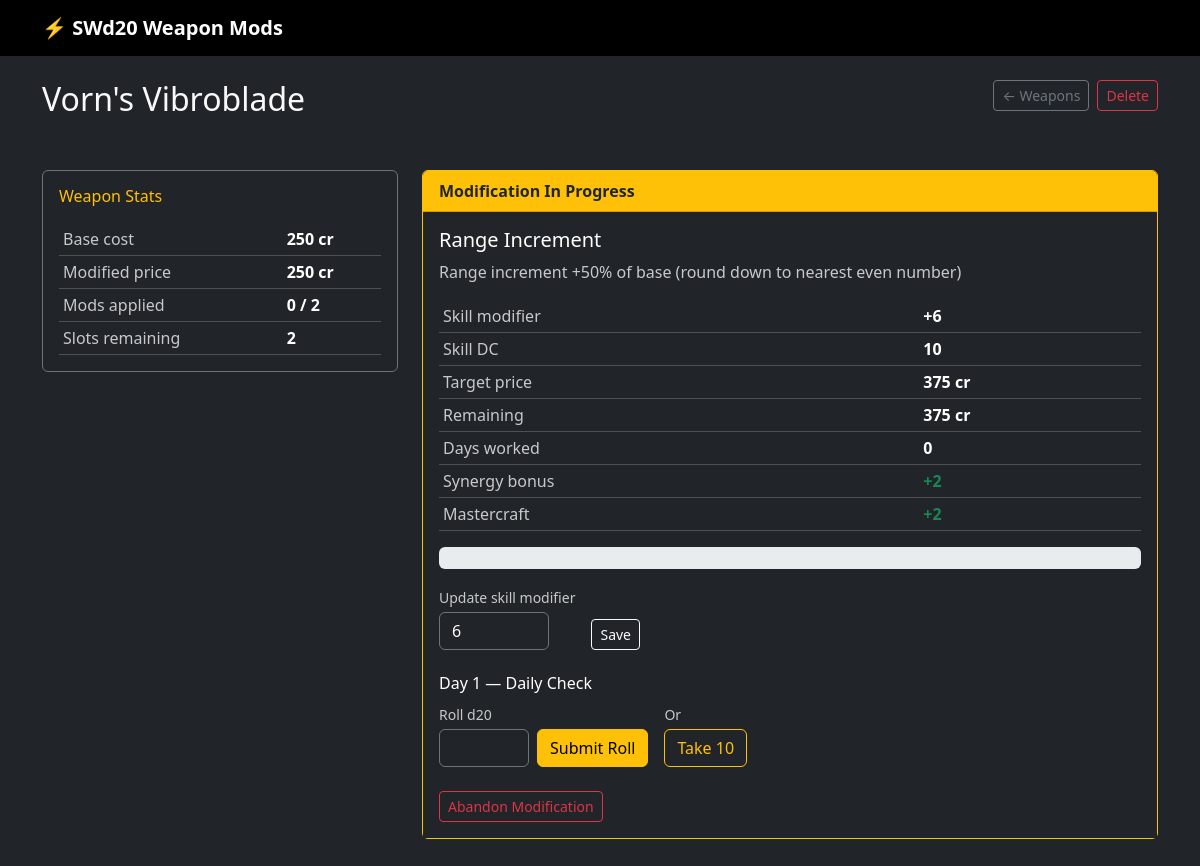
Page /weapon/5 on the committed database.
### app.py (models this page shows)
class DBWeapon(db.Model):
    __tablename__ = "weapon"
    id = db.Column(db.Integer, primary_key=True)
    name = db.Column(db.String(200), nullable=False)
    weapon_type = db.Column(db.String(50), nullable=False)
    base_cost = db.Column(db.Integer, nullable=False)
    personalized = db.Column(db.Boolean, default=False)
    created_at = db.Column(db.DateTime, default=_utcnow)
    applied_mods = db.relationship(
        "DBAppliedMod", backref="weapon", lazy=True, order_by="DBAppliedMod.id",
        cascade="all, delete-orphan",
    )
    in_progress = db.relationship(
        "DBInProgressMod", backref="weapon", uselist=False, lazy=True,
        cascade="all, delete-orphan",
    )
    def to_rules_weapon(self) -> RulesWeapon:
        w = RulesWeapon(
            name=self.name,
            weapon_type=self.weapon_type,
            base_cost=self.base_cost,
            personalized=self.personalized,
        )
        w.applied_mods = [Mod(m.mod_name) for m in self.applied_mods]
        return w
    @property
    def max_mods(self) -> int:
        rules = WEAPON_LIMITS[self.weapon_type]
        return rules["personal"] if self.personalized else rules["custom"]
    @property
    def mod_count(self) -> int:
        return len(self.applied_mods)
    @property
    def slots_remaining(self) -> int:
        return self.max_mods - self.mod_count
    @property
    def modified_price(self) -> int:
        return int(self.base_cost * (1 + 0.5 * self.mod_count))

class DBInProgressMod(db.Model):
    __tablename__ = "in_progress_mod"
    id = db.Column(db.Integer, primary_key=True)
    weapon_id = db.Column(db.Integer, db.ForeignKey("weapon.id"), nullable=False)
    mod_name = db.Column(db.String(50), nullable=False)
    skill_modifier = db.Column(db.Integer, nullable=False)
    synergy_bonus = db.Column(db.Boolean, default=False)
    mastercraft_bonus = db.Column(db.Boolean, default=False)
    no_tools_penalty = db.Column(db.Boolean, default=False)
    target_price = db.Column(db.Integer, nullable=False)
    remaining_credits = db.Column(db.Integer, nullable=False)
    day_count = db.Column(db.Integer, default=0)
    dc = db.Column(db.Integer, nullable=False)
    started_at = db.Column(db.DateTime, default=_utcnow)

### app.py (the view)
@app.route("/weapon/<int:weapon_id>")
def weapon_detail(weapon_id):
    weapon = db.get_or_404(DBWeapon, weapon_id)
    rules_weapon = weapon.to_rules_weapon()
    available_mods = [m for m in Mod if rules_weapon.can_apply(m)[0]]
    return render_template(
        "weapon_detail.html",
        weapon=weapon,
        available_mods=available_mods,
        mod_stat_changes=MOD_STAT_CHANGES,
        Mod=Mod,
        ONCE_PER_WEAPON=ONCE_PER_WEAPON,
    )

### swd20weaponmod.py (called while the page is built)
    @property
    def _rules(self) -> dict:
        return WEAPON_LIMITS[self.weapon_type.lower()]

    @property
    def dc(self) -> int | None:
        return self._rules["dc"]

    @property
    def max_mods(self) -> int:
        return self._rules["personal"] if self.personalized else self._rules["custom"]

    @property
    def mod_count(self) -> int:
        return len(self.applied_mods)

    def can_apply(self, mod: Mod) -> tuple[bool, str]:
        if self.dc is None:
            return False, "This weapon type cannot be modified."
        if self.mod_count >= self.max_mods:
            mode = "personalized" if self.personalized else "customized"
            return False, f"Modification limit reached ({self.max_mods} {mode} mods)."
        if mod in ONCE_PER_WEAPON and mod in self.applied_mods:
            return False, f"{mod.value} can only be applied once per weapon."
        return True, "OK"

### templates/weapon_detail.html (shortened to what this page needs)
{% extends 'base.html' %}
{% block content %}
<div class="d-flex justify-content-between align-items-start mb-4">
  <div>
    <h2 class="mb-1">{{ weapon.name }}</h2>
    <span class="text-muted">{{ weapon.weapon_type.title() }} &mdash; {{ 'Personalized' if weapon.personalized else 'Customized' }}</span>
  </div>
  <div class="d-flex gap-2">
    <a href="{{ url_for('index') }}" class="btn btn-outline-secondary btn-sm">← Weapons</a>
    <form method="POST" action="{{ url_for('delete_weapon', weapon_id=weapon.id) }}"
          onsubmit="return confirm('Delete {{ weapon.name }}? This cannot be undone.')">
      <button class="btn btn-outline-danger btn-sm">Delete</button>
    </form>
  </div>
</div>
<div class="row g-4">
  <div class="col-md-4">
    <div class="card bg-dark border border-secondary mb-3">
      <div class="card-body">
        <h6 class="card-title text-warning mb-3">Weapon Stats</h6>
        <table class="table table-dark table-sm mb-0">
          <tbody>
            <tr><td class="text-white opacity-75">Base cost</td>      <td class="text-white fw-semibold">{{ weapon.base_cost }} cr</td></tr>
            <tr><td class="text-white opacity-75">Modified price</td> <td class="text-white fw-semibold">{{ weapon.modified_price }} cr</td></tr>
            <tr><td class="text-white opacity-75">Mods applied</td>   <td class="text-white fw-semibold">{{ weapon.mod_count }} / {{ weapon.max_mods }}</td></tr>
            <tr><td class="text-white opacity-75">Slots remaining</td><td class="text-white fw-semibold">{{ weapon.slots_remaining }}</td></tr>
          </tbody>
        </table>
      </div>
    </div>
  </div>
  <div class="col-md-8">
    {% if weapon.in_progress %}
      {% set ip = weapon.in_progress %}
      {% set pct = (((ip.target_price - ip.remaining_credits) / ip.target_price) * 100) | int %}
    <div class="card bg-dark border-warning">
      <div class="card-header bg-warning text-dark fw-bold">
        Modification In Progress
      </div>
      <div class="card-body bg-dark text-light">
        <h5 class="text-white">{{ ip.mod_name.replace('_', ' ').title() }}</h5>
        <p class="text-white opacity-75">{{ mod_stat_changes[Mod(ip.mod_name)] }}</p>
        <table class="table table-dark table-sm mb-3">
          <tbody>
            <tr><td class="text-white opacity-75">Skill modifier</td><td class="text-white fw-semibold">+{{ ip.skill_modifier }}</td></tr>
            <tr><td class="text-white opacity-75">Skill DC</td>       <td class="text-white fw-semibold">{{ ip.dc }}</td></tr>
            <tr><td class="text-white opacity-75">Target price</td>   <td class="text-white fw-semibold">{{ ip.target_price }} cr</td></tr>
            <tr><td class="text-white opacity-75">Remaining</td>      <td class="text-white fw-semibold">{{ ip.remaining_credits }} cr</td></tr>
            <tr><td class="text-white opacity-75">Days worked</td>    <td class="text-white fw-semibold">{{ ip.day_count }}</td></tr>
            {% if ip.synergy_bonus %}
            <tr><td class="text-white opacity-75">Synergy bonus</td>  <td class="text-success fw-semibold">+2</td></tr>
            {% endif %}
            {% if ip.mastercraft_bonus %}
            <tr><td class="text-white opacity-75">Mastercraft</td>    <td class="text-success fw-semibold">+2</td></tr>
            {% endif %}
          </tbody>
        </table>
        <div class="progress mb-3" style="height: 22px;">
        </div>
        <form method="POST" action="{{ url_for('update_skill', weapon_id=weapon.id) }}"
              class="d-flex align-items-end gap-3 mb-4">
          <div>
            <label class="form-label mb-1 small text-white opacity-75">Update skill modifier</label>
            <input type="number" name="skill_modifier" value="{{ ip.skill_modifier }}"
                   class="form-control bg-dark text-white border-secondary" style="width: 110px" required>
          </div>
          <button class="btn btn-outline-light btn-sm">Save</button>
        </form>
        {% if ip.remaining_credits > 0 %}
        <h6 class="text-white">Day {{ ip.day_count + 1 }} — Daily Check</h6>
        <div class="d-flex gap-3 align-items-end mb-4 flex-wrap">
          <form method="POST" action="{{ url_for('roll_day', weapon_id=weapon.id) }}"
                class="d-flex align-items-end gap-2">
            <div>
              <label class="form-label mb-1 small text-white opacity-75">Roll d20</label>
              <input type="number" name="d20_roll" class="form-control bg-dark text-white border-secondary"
                     min="1" max="20" style="width: 90px" required>
            </div>
            <button class="btn btn-warning">Submit Roll</button>
          </form>
          <form method="POST" action="{{ url_for('roll_day', weapon_id=weapon.id) }}">
            <label class="form-label mb-1 small text-white opacity-75 d-block">Or</label>
            <button class="btn btn-outline-warning">Take 10</button>
          </form>
        </div>
        {% endif %}
        <form method="POST" action="{{ url_for('abandon_mod', weapon_id=weapon.id) }}"
              onsubmit="return confirm('Abandon this modification? All progress will be lost.')">
          <button class="btn btn-outline-danger btn-sm">Abandon Modification</button>
        </form>
      </div>
    </div>
    {% else %}
    <div class="text-muted mt-2">No modification in progress.</div>
    {% endif %}
  </div>
</div>
{% endblock %}

### rows in the picture
DBWeapon: name "Vorn's Vibroblade", base_cost "250", modified_price "250", max_mods "2", slots_remaining "2"
DBInProgressMod: mod_name.replace "Range Increment", mod_name "Range increment +50% of base (round down to nearest even number)", skill_modifier "6", dc "10", target_price "375", remaining_credits "375", day_count "0", ip.day_count+1 "1"

### other values in the picture
{{ weapon.mod_count }} "0"
